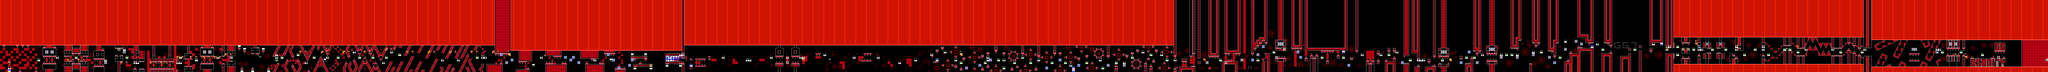

A 2D game scene composited from a Tiled map and its tileset images. What follows is a short description and the map's XML, with each tile layer's data collapsed to a summary:
An orthogonal 766x27 tile map with 16x16 px tiles, 2 tile layers (SP, ...), 2 tilesets, 2 image layers.

<map version="1.10" tiledversion="1.11.2" orientation="orthogonal" renderorder="right-down" width="766" height="27" tilewidth="16" tileheight="16" infinite="0" nextlayerid="5" nextobjectid="1">
 <editorsettings>
  <chunksize width="16" height="27" />
  <export target="../LEVELS/LEVEL DATA/kappaclysm.csv" format="csv" />
 </editorsettings>
 <tileset firstgid="1" name="famidash" tilewidth="16" tileheight="16" tilecount="256" columns="16">
  <image source="../../../GRAPHICS/famidash Red.bmp" width="256" height="256" />
 </tileset>
 <tileset firstgid="257" name="sprites" tilewidth="16" tileheight="16" tilecount="256" columns="16">
  <image source="../../../GRAPHICS/sprites.png" width="256" height="256" />
 </tileset>
 <imagelayer id="3" name="Image Layer 1" parallaxx="0.9" parallaxy="0.9" repeatx="1" repeaty="1">
  <image source="../../../GRAPHICS/Old/parallax Red.bmp" width="144" height="72" />
 </imagelayer>
 <imagelayer id="4" name="Image Layer 2" offsetx="0" offsety="432" repeatx="1">
  <image source="../../../GRAPHICS/ground Red.bmp" width="64" height="128" />
 </imagelayer>
 <layer id="1" width="766" height="27">
  <data>[20682 cells, 20682 non-empty, 111 distinct tile ids]</data>
 </layer>
 <layer id="2" name="SP" width="766" height="27">
  <data>[20682 cells, 300 non-empty, 43 distinct tile ids]</data>
 </layer>
</map>
